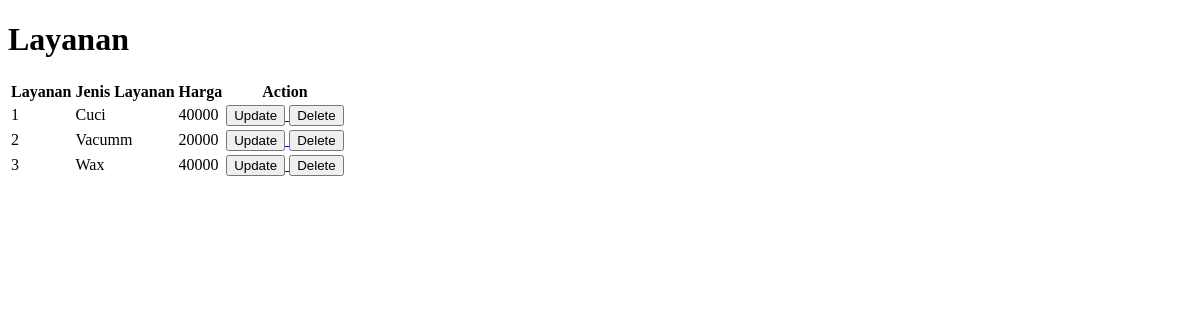
Page /tampillayanan on the earlier database version.
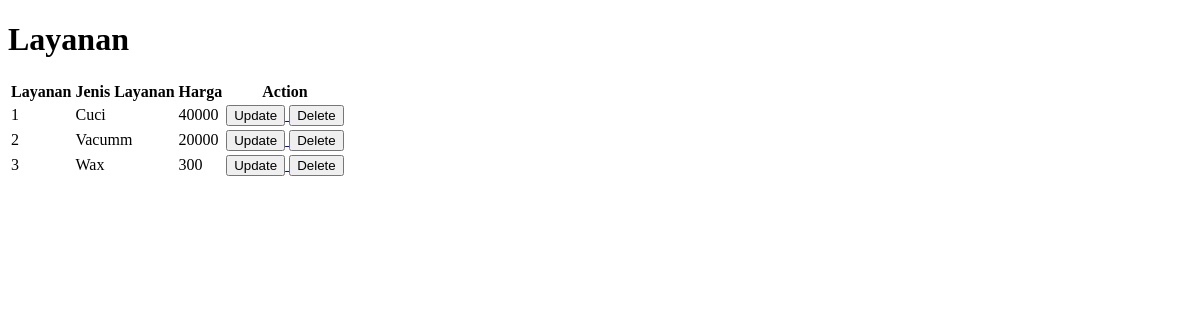
Same page on the later database version.
### app/models.py (models this page shows, shortened)
class layanan(models.Model):
    idlayanan = models.AutoField(primary_key=True)
    jenislayanan = models.CharField(max_length=10)
    harga = models.IntegerField()

### app/views.py (the view)
# urls.py: path('tampillayanan', views.indexlayanan, name ='tampillayanan'),
def indexlayanan(request):
    alllayananobj = models.layanan.objects.all()
    return render(request, 'tampillayanan.html', {
        'alllayananobj' : alllayananobj
    })

### app/templates/tampillayanan.html (shortened to what this page needs)
<!DOCTYPE html>
<html lang="en">
<head>
</head>
<body>
    <h1>Layanan</h1>
 <table>
    <tr>
        <th>Layanan</th>
        <th>Jenis Layanan</th>
        <th>Harga</th>
        <th>Action</th>
    </tr>
    {%for item in alllayananobj %}
    <tr>
        <td>{{ item.idlayanan }}</td>
        <td>{{ item.jenislayanan }}</td>
        <td>{{ item.harga }}</td>
        <td>
            <a href="{% url 'perbaruilayanan' item.idlayanan %}">
                <button>Update</button>
            </a>
            <a href="{% url 'hapuslayanan' item.idlayanan %}">
                <button>Delete</button>
            </a>
        </td>
    </tr>
    {% endfor %}
 </table>
</body>
</html>

Differences in the rows shown:
changed layanan "Wax": harga "40000" → "300"
